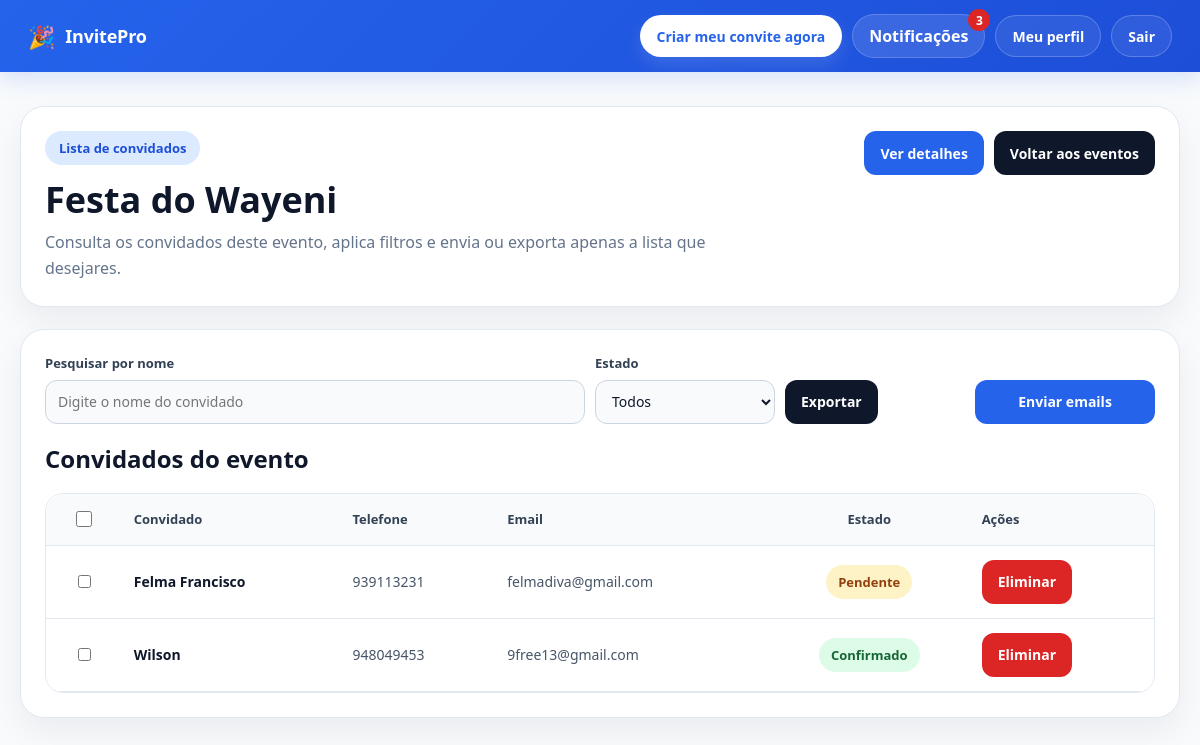
The app's page /event/22/guests/ (signed in) with its own data.
### events/models.py (models this page shows, shortened)
class Event(models.Model):
    EVENT_TYPE_CHOICES = [
        ('aniversario', 'Aniversário'),
        ('casamento', 'Casamento'),
        ('noivado', 'Noivado'),
        ('baptizado', 'Baptizado'),
        ('cha_de_bebe', 'Chá de bebé'),
        ('formatura', 'Formatura'),
        ('conferencia', 'Conferência'),
        ('reuniao', 'Reunião'),
        ('evento_corporativo', 'Evento corporativo'),
        ('outro', 'Outro'),
    ]
    owner = models.ForeignKey(User, on_delete=models.CASCADE, null=True, blank=True)
    name = models.CharField(max_length=255)
    event_type = models.CharField(max_length=50, choices=EVENT_TYPE_CHOICES, default='outro')
    date = models.DateField()
    location = models.CharField(max_length=255, blank=True, null=True)
    description = models.TextField(blank=True, null=True)
    allowed_companions = models.PositiveIntegerField(default=0)

### guests/models.py (models this page shows, shortened)
class Guest(models.Model):
    STATUS_CHOICES = [
        ('pendente', 'Pendente'),
        ('confirmado', 'Confirmado'),
        ('recusado', 'Recusado'),
    ]
    event = models.ForeignKey('events.Event', on_delete=models.CASCADE)
    full_name = models.CharField(max_length=255)
    phone = models.CharField(max_length=50, blank=True, null=True)
    email = models.EmailField(blank=True, null=True)
    token = models.UUIDField(default=uuid.uuid4, unique=True, editable=False)
    status = models.CharField(max_length=20, choices=STATUS_CHOICES, default='pendente')
    qr_code = models.ImageField(upload_to='qr_codes/', blank=True, null=True)
    companion_name = models.CharField(max_length=255, blank=True, null=True)

### events/views.py (the view)
# urls.py: path('<int:event_id>/guests/', views.event_guests, name='event_guests'),
@login_required
def event_guests(request, event_id):
    event = get_object_or_404(Event, id=event_id)
    if event.owner != request.user:
        messages.error(request, "Não tens permissão para ver os convidados deste evento.")
        return redirect('event_list')
    guests, status_filter, companion_filter, search_query = _get_filtered_guests(request, event)
    context = {
        'event': event,
        'guests': guests,
        'status_filter': status_filter,
        'companion_filter': companion_filter,
        'search_query': search_query,
    }
    return render(request, 'events/event_guests.html', context)

### events/views.py (called while the page is built, shortened)
def _get_filtered_guests(request, event):
    guests = Guest.objects.filter(event=event)
    status_filter = request.GET.get('status', '').strip()
    companion_filter = request.GET.get('companion', '').strip()
    search_query = request.GET.get('q', '').strip()
    if status_filter in ['confirmado', 'pendente', 'recusado']:
        guests = guests.filter(status=status_filter)
    if companion_filter == 'with':
        guests = guests.exclude(companion_name__isnull=True).exclude(companion_name__exact='')
    if search_query and companion_filter != 'without':
        guests = guests.filter(full_name__icontains=search_query)
    guests = guests.order_by('full_name').distinct()
    return guests, status_filter, companion_filter, search_query

### notifications/context_processors.py (called while the page is built)
def notification_count(request):
    if request.user.is_authenticated:
        unread_count = Notification.objects.filter(
            user=request.user,
            is_read=False
        ).count()
    else:
        unread_count = 0
    return {
        'unread_notifications_count': unread_count
    }

### events/templates/events/event_guests.html (shortened to what this page needs)
{% extends "base.html" %}
{% block content %}
<div class="guests-wrapper">
    <div class="hero-card">
        <div class="hero-top">
            <div>
                <div class="hero-badge">Lista de convidados</div>
                <h1 class="hero-title">{{ event.name }}</h1>
                <p class="hero-subtitle">
                    Consulta os convidados deste evento, aplica filtros e envia ou exporta apenas a lista que desejares.
                </p>
            </div>
            <div class="hero-actions">
                <a href="{% url 'event_detail' event.id %}" class="btn primary">Ver detalhes</a>
                <a href="{% url 'event_list' %}" class="btn dark">Voltar aos eventos</a>
            </div>
        </div>
    </div>
    <div class="table-card">
        <form method="GET" id="filtersForm" class="filter-grid">
            <div class="filter-group">
                <label class="filter-label" for="q">Pesquisar por nome</label>
                <input type="text" id="q" name="q" class="filter-input" value="{{ search_query }}" placeholder="Digite o nome do convidado">
            </div>
            <div class="filter-group small">
                <label class="filter-label" for="status">Estado</label>
                <select id="status" name="status" class="filter-select">
                    <option value="">Todos</option>
                </select>
            </div>
            <div class="filter-group small">
                <label class="filter-label">&nbsp;</label>
                <div class="export-menu-wrap">
                    <button type="button" class="btn dark" onclick="toggleExportMenu()">Exportar</button>
                </div>
            </div>
            <div class="filter-group small">
                <label class="filter-label">&nbsp;</label>
                <a href="{% url 'send_invites_email' event.id %}?q={{ search_query|urlencode }}&status={{ status_filter|urlencode }}&companion={{ companion_filter|urlencode }}"
                   class="btn primary"
                   onclick="return confirm('Pretendes enviar os convites por email para todos os convidados desta lista?');">
                    Enviar emails
                </a>
            </div>
        </form>
        <div class="table-toolbar">
            <h2 class="section-title">Convidados do evento</h2>
        </div>
        {% if guests %}
            <div class="table-wrap">
                <table>
                    <thead>
                        <tr>
                            <th class="center">
                                <span class="select-header">
                                    <input type="checkbox" id="masterCheckbox" class="select-master" onclick="toggleAllSelection(this)">
                                </span>
                            </th>
                            <th>Convidado</th>
                            <th>Telefone</th>
                            <th>Email</th>
                            <th class="center">Estado</th>
                            <th>Ações</th>
                        </tr>
                    </thead>
                    <tbody>
                        {% for guest in guests %}
                            <tr>
                                <td class="center">
                                    <input type="checkbox" class="guest-checkbox" value="{{ guest.id }}">
                                </td>
                                <td class="name-cell">{{ guest.full_name }}</td>
                                <td>{{ guest.phone|default:"Não informado" }}</td>
                                <td>{{ guest.email|default:"Não informado" }}</td>
                                <td class="center">
                                    {% if guest.status == 'confirmado' %}
                                        <span class="status confirmado">Confirmado</span>
                                    {% elif guest.status == 'recusado' %}
                                        <span class="status recusado">Recusado</span>
                                    {% else %}
                                        <span class="status pendente">Pendente</span>
                                    {% endif %}
                                </td>
                                <td>
                                    <div class="actions-cell">
                                        <a href="{% url 'delete_guest' guest.id %}"
                                           class="btn danger"
                                           onclick="return confirm('Tens a certeza que queres eliminar este convidado?');">
                                            Eliminar
                                        </a>
                                    </div>
                                </td>
                            </tr>
                        {% endfor %}
                    </tbody>
                </table>
            </div>
        {% else %}
            <div class="empty-box">
                Nenhum convidado encontrado com os filtros aplicados.
            </div>
        {% endif %}
    </div>
</div>
{% endblock %}

### templates/base.html (style rules this page uses)
:root { --primary: #2563eb; --primary-dark: #1d4ed8; --primary-soft: #dbeafe; --dark: #0f172a; --dark-soft: #1e293b; --text: #1e293b; --muted: #64748b; --border: #e2e8f0; --bg: #f8fafc; --card: #ffffff; --success: #16a34a; --warning: #d97706; --danger: #dc2626; --radius-lg: 22px; --radius-md: 14px; --shadow: 0 12px 30px rgba(15, 23, 42, 0.08); --shadow-soft: 0 8px 20px rgba(15, 23, 42, 0.06); }
* { box-sizing: border-box; }
html { scroll-behavior: smooth; }
body { margin: 0; font-family: "Segoe UI", Arial, sans-serif; background: var(--bg); color: var(--text); }
a { color: inherit; }
input, select, textarea, button { font-family: inherit; }

### events/templates/events/event_guests.html (style rules this page uses)
.guests-wrapper { max-width: 1180px; margin: 6px auto 0; }
.hero-card, .table-card { background: white; border: 1px solid #e2e8f0; border-radius: 24px; padding: 24px; box-shadow: 0 14px 32px rgba(15, 23, 42, 0.06); margin-bottom: 22px; }
.hero-top { display: flex; justify-content: space-between; align-items: flex-start; gap: 18px; flex-wrap: wrap; }
.hero-badge { display: inline-flex; align-items: center; background: #dbeafe; color: #1d4ed8; border-radius: 999px; padding: 8px 14px; font-size: 13px; font-weight: 700; margin-bottom: 14px; }
.hero-title { margin: 0 0 10px 0; font-size: 36px; line-height: 1.15; color: #0f172a; font-weight: 800; }
.hero-subtitle { margin: 0; max-width: 720px; font-size: 16px; color: #64748b; line-height: 1.6; }
.hero-actions, .filter-grid { display: flex; gap: 10px; flex-wrap: wrap; }
.filter-grid { margin-bottom: 18px; align-items: end; }
.filter-group { display: flex; flex-direction: column; gap: 8px; min-width: 180px; flex: 1; }
.filter-group.small { min-width: 160px; flex: 0 0 180px; }
.filter-label { font-size: 13px; font-weight: 700; color: #334155; }
.filter-input, .filter-select { width: 100%; min-height: 44px; padding: 10px 12px; border: 1px solid #cbd5e1; border-radius: 12px; background: #f8fafc; color: #0f172a; font-size: 14px; box-sizing: border-box; outline: none; }
.btn { display: inline-flex; align-items: center; justify-content: center; min-height: 44px; padding: 10px 16px; border-radius: 12px; text-decoration: none; font-size: 14px; font-weight: 700; border: none; cursor: pointer; transition: 0.2s ease; }
.btn.primary { background: #2563eb; color: white; }
.btn.dark { background: #0f172a; color: white; }
.btn.danger { background: #dc2626; color: white; }
.export-menu-wrap { position: relative; }
.section-title { margin: 0; font-size: 24px; font-weight: 800; color: #0f172a; }
.table-toolbar { display: flex; justify-content: space-between; align-items: center; gap: 16px; flex-wrap: wrap; margin-bottom: 18px; }
.table-wrap { overflow-x: auto; border: 1px solid #e2e8f0; border-radius: 18px; }
table { width: 100%; min-width: 920px; border-collapse: collapse; background: white; }
thead th { background: #f8fafc; color: #334155; font-size: 13px; font-weight: 800; text-align: left; padding: 14px 12px; border-bottom: 1px solid #e2e8f0; vertical-align: middle; }
tbody td { padding: 14px 12px; border-bottom: 1px solid #e2e8f0; color: #475569; font-size: 14px; vertical-align: middle; }
.name-cell { font-weight: 800; color: #0f172a; }
.center { text-align: center; }
.status { display: inline-flex; align-items: center; justify-content: center; padding: 8px 12px; border-radius: 999px; font-size: 13px; font-weight: 700; white-space: nowrap; }
.status.confirmado { background: #dcfce7; color: #166534; }
.status.pendente { background: #fef3c7; color: #92400e; }
.actions-cell { display: flex; gap: 8px; flex-wrap: wrap; }
.select-header { display: inline-flex; align-items: center; justify-content: center; gap: 6px; }
.select-master { width: 16px; height: 16px; cursor: pointer; }

### records on screen
Event: name "Festa do Wayeni"
Guest: full_name "Felma Francisco", phone "939113231", email "felmadiva@gmail.com", status "Pendente"
Guest: full_name "Wilson", phone "948049453", email "9free13@gmail.com", status "Confirmado"

### other values on screen
{{ unread_notifications_count }} "3"
